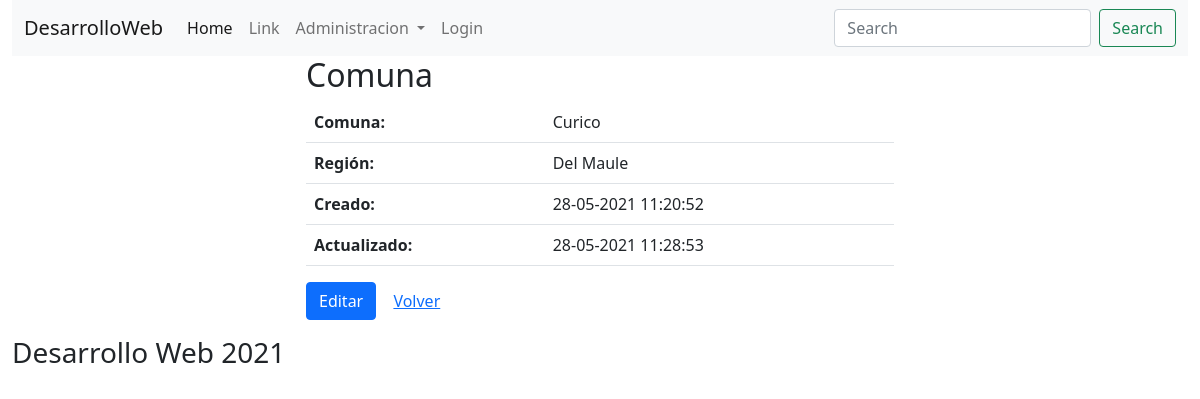
/comunas/show.php?id=5, run on an earlier commit of the app's database.
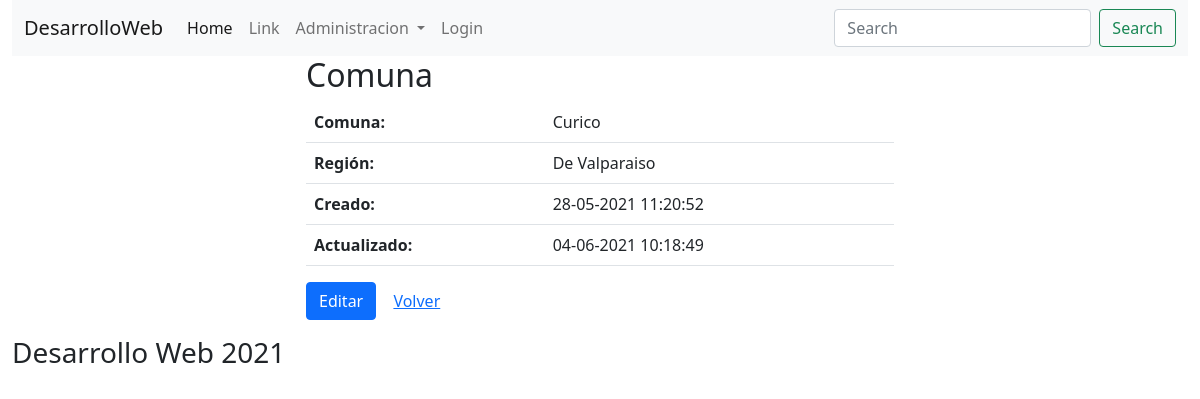
And on a later commit of the database.
### tables this page shows
CREATE TABLE `comunas` (
  `id` int NOT NULL AUTO_INCREMENT,
  `nombre` varchar(255) NOT NULL,
  `region_id` int NOT NULL,
  `created_at` datetime DEFAULT NULL,
  `updated_at` datetime DEFAULT NULL,
  PRIMARY KEY (`id`),
  KEY `region` (`region_id`),
  CONSTRAINT `comunas_ibfk_1` FOREIGN KEY (`region_id`) REFERENCES `regiones` (`id`)
);

CREATE TABLE `regiones` (
  `id` int NOT NULL AUTO_INCREMENT,
  `nombre` varchar(255) NOT NULL,
  `created_at` datetime DEFAULT NULL,
  `updated_at` datetime DEFAULT NULL,
  PRIMARY KEY (`id`)
);

### comunas/show.php (the view, shortened to what this page needs)
<?php
    require('../class/conexion.php');
    if (isset($_GET['id'])) {
        $id = (int) $_GET['id'];
        $res = $mbd->prepare("SELECT c.id, c.nombre, c.created_at, c.updated_at, r.nombre as region FROM comunas c INNER JOIN regiones r ON c.region_id = r.id WHERE c.id = ?");
        $res->bindParam(1, $id);
        $res->execute();
        $comuna = $res->fetch();
    }
?>
<!DOCTYPE html>
<html lang="en">
<head>
    <link href="https://cdn.jsdelivr.net/npm/bootstrap@5.0.0-beta3/dist/css/bootstrap.min.css" rel="stylesheet">
</head>
<body>
    <div class="container-fluid">
        <header>
            <?php include('../partials/menu.php'); ?>
        </header>
        <section>
            <div class="col-md-6 offset-md-3">
                <h2>Comuna</h2>
                <?php if($comuna): ?>
                    <table class="table table-hover">
                        <tr>
                            <th>Comuna:</th>
                            <td> <?php echo $comuna['nombre']; ?> </td>
                        </tr>
                        <tr>
                            <th>Región:</th>
                            <td> <?php echo $comuna['region']; ?> </td>
                        </tr>
                        <tr>
                            <th>Creado:</th>
                            <td>
                                <?php
                                    $fecha = new DateTime($comuna['created_at']);
                                    echo $fecha->format('d-m-Y H:i:s');
                                ?>
                            </td>
                        </tr>
                        <tr>
                            <th>Actualizado:</th>
                            <td>
                                <?php
                                    $fecha = new DateTime($comuna['updated_at']);
                                    echo $fecha->format('d-m-Y H:i:s');
                                ?>
                            </td>
                        </tr>
                    </table>
                    <p>
                        <a href="edit.php?id=<?php echo $comuna['id']; ?>" class="btn btn-primary">Editar</a>
                        <a href="index.php" class="btn btn-link">Volver</a>
                    </p>
                <?php else: ?>
                    <p class="text-info">
                        El dato consultado no existe
                    </p>
                <?php endif; ?>
            </div>
        </section>
        <footer>
            <h3>Desarrollo Web 2021</h3>
        </footer>
    </div>
</body>
</html>

What changed in the data, as far as the page shows it:
changed comunas "Curico": region.nombre "Del Maule" → "De Valparaiso"; updated_at "28-05-2021 11:28:53" → "04-06-2021 10:18:49"
